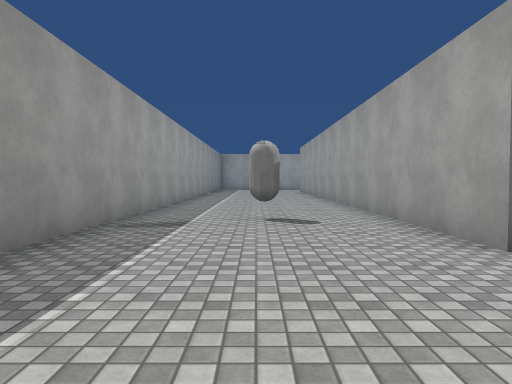
[1] (above)

24 first-person views from a walk through a scene from a Unity 3-D project. The camera is 1.3 m above the floor, tilts 2° down and sees 70° across. The floor is counted in squares, 2 m on a side. Each view is taken from the middle of a square. On the plan, view 1 faces up. The plan holds only what a view shows up to about 11 squares ahead; the rest is blank. The player character is not drawn. Surface patterns are stand-ins for the level's own textures.

[2]
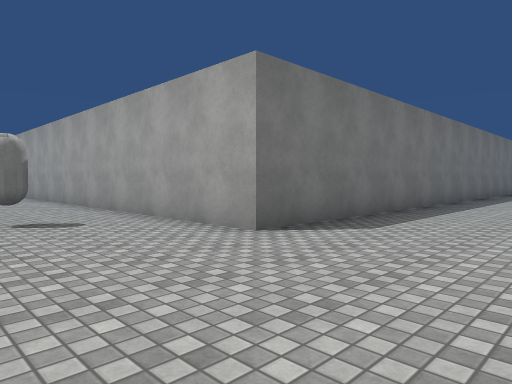

[3]
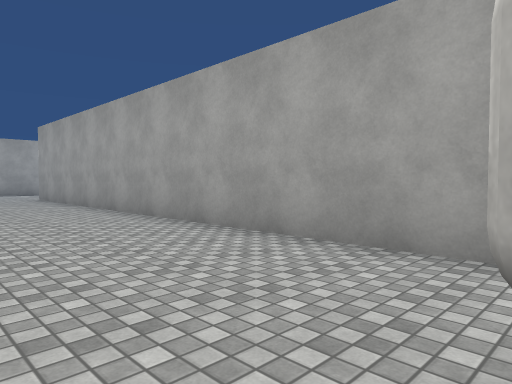

[4]
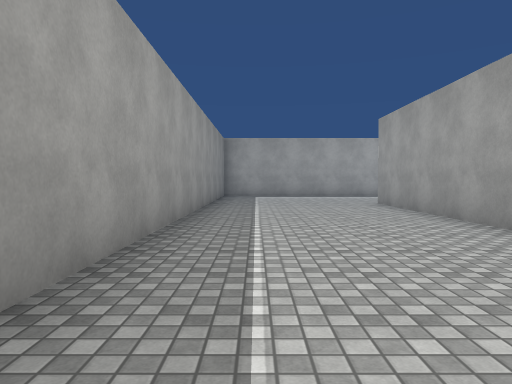

[5]
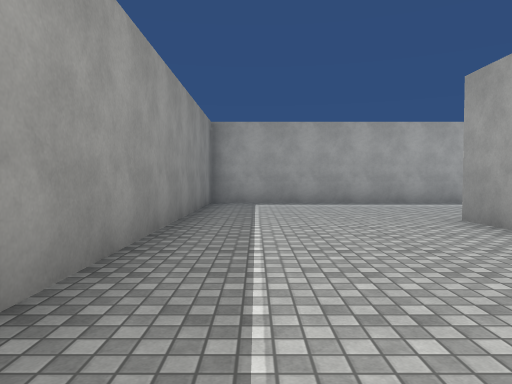

[6]
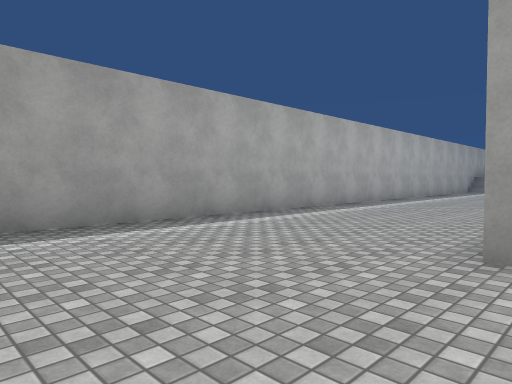

[7]
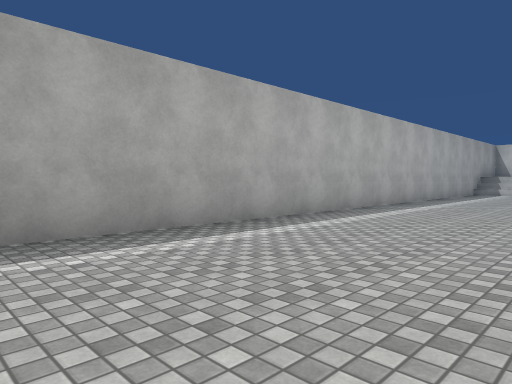

[8]
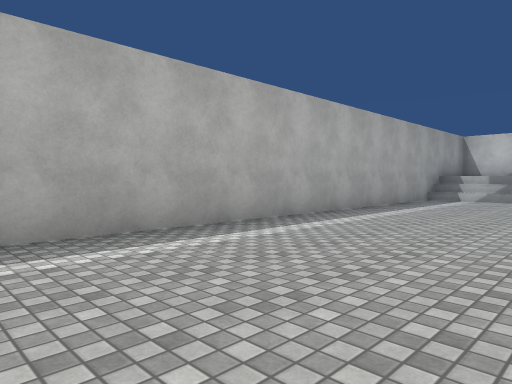

[9]
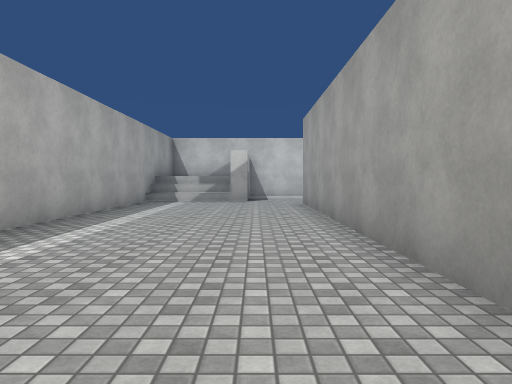

[10]
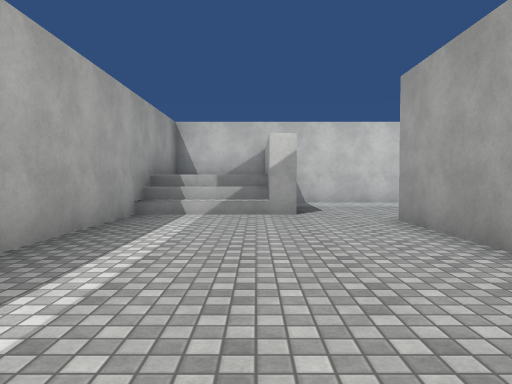

[11]
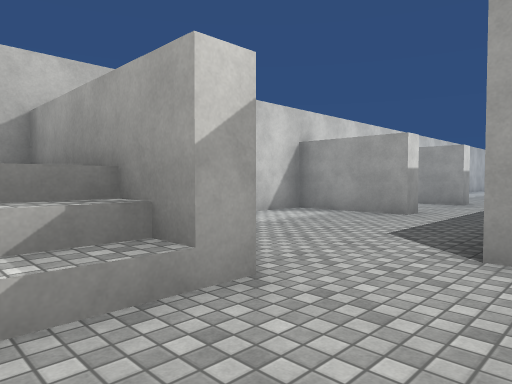

[12]
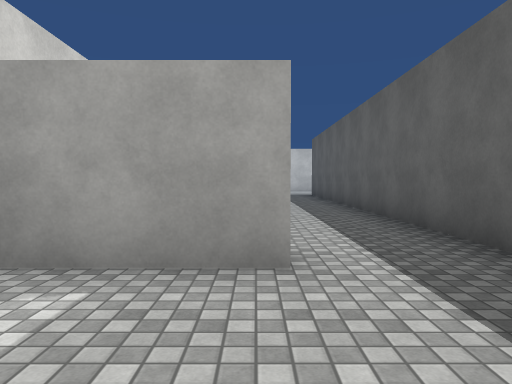

[13]
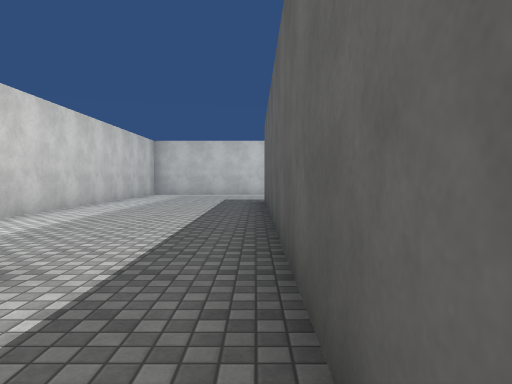

[14]
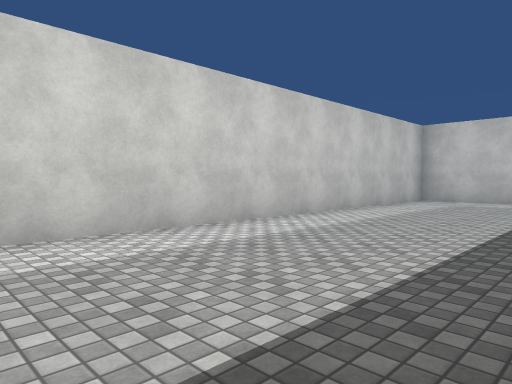

[15]
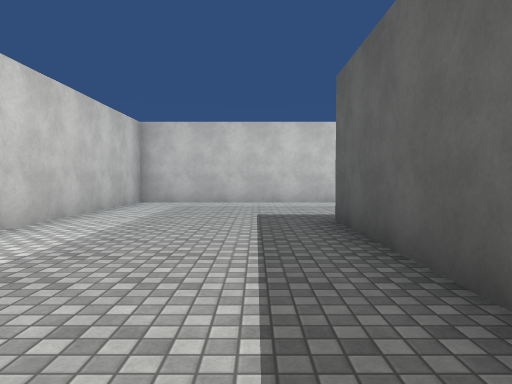

[16]
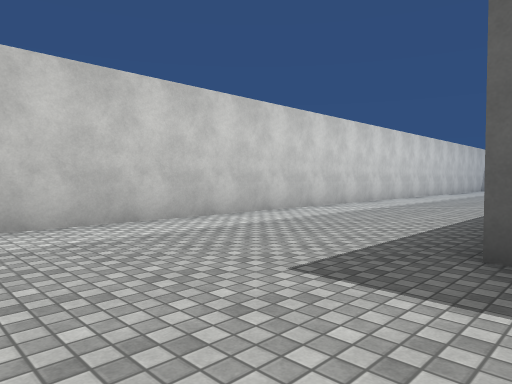

[17]
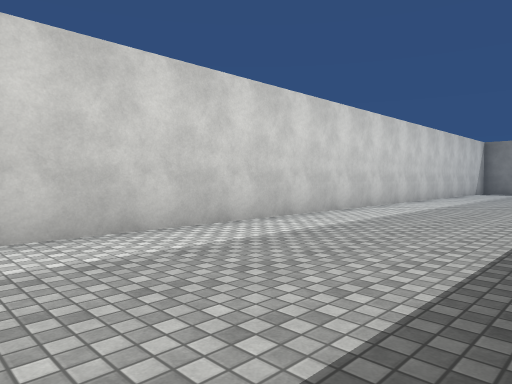

[18]
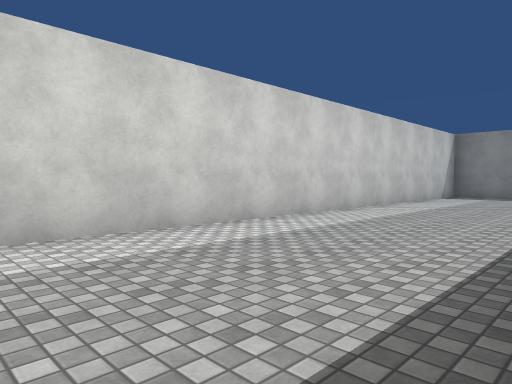

[19]
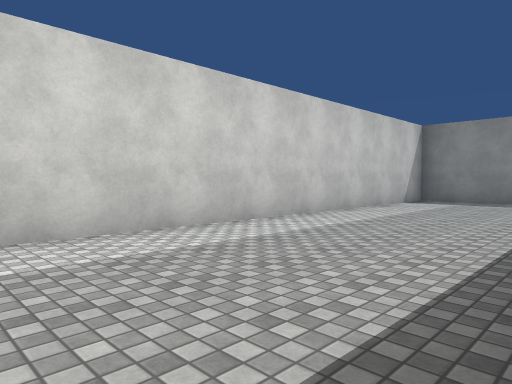

[20]
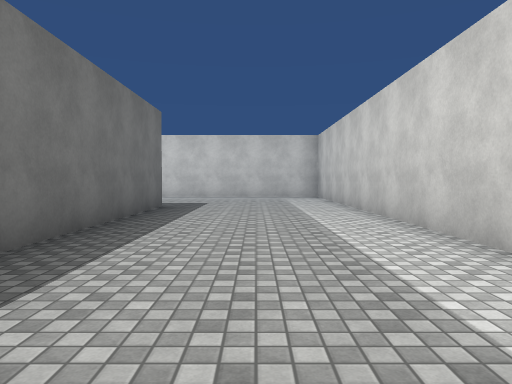

[21]
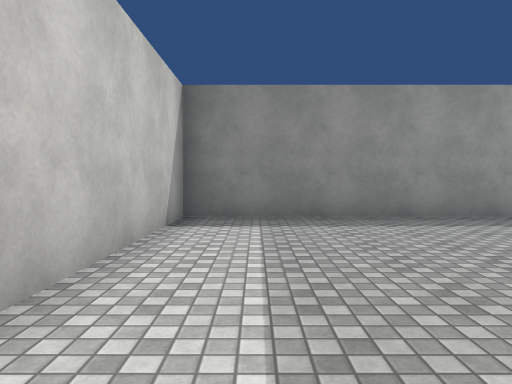

[22]
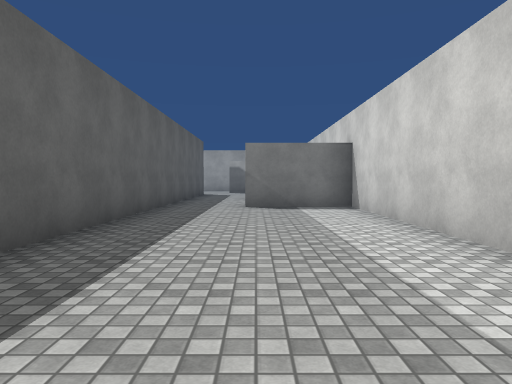

[23]
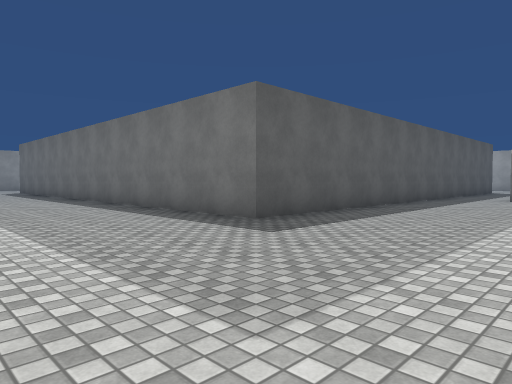

[24]
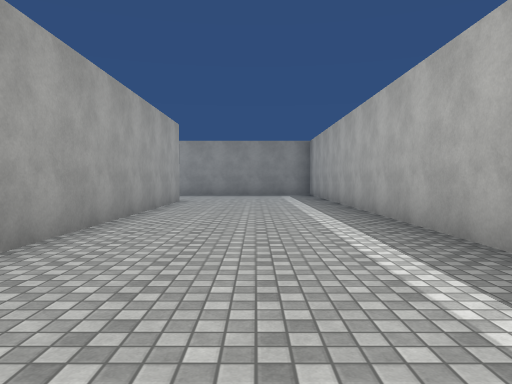

### Floor plan
Points are (right, up) in squares from view 1. A wall is a line through its corners. A room is listed if a view was taken in it or the views show most of it. See-through windows are left out.
Room 1 (views 1, 2, 3, 4, 5, 6, 7, 8, 9, 10, 11, 14, 15, 16, 17, 18, 19, 20, 21, 22, 23, 24)
walls: (17.7, 12.4) (17.7, 3.2) (2.3, 3.2) (2.3, 18.7) (17.8, 18.7); (18.7, 20.7) (22.2, 20.7) (22.2, 23.2) (-2.2, 23.2) (-2.2, -1.2) (22.2, -1.2) (22.2, 11.5) (19.7, 11.5) (19.7, 12)
ways out: opening at (17.3, 20) to room 2; opening at (18.5, 12) to room 3
objects: capsule (0, 6)
Room 2 (view 12)
walls: (18.7, 20.1) (18.7, 20.7); (19.7, 15.4) (22.2, 15.4) (22.2, 19.9)
ways out: opening at (17.3, 20) to room 1; opening at (18.5, 15) to room 3
Room 3 (view 13)
walls: (19.7, 14.8) (19.7, 15.4); (19.7, 12) (20.9, 12); (17.7, 14.9) (17.7, 12.4)
ways out: opening at (18.5, 12) to room 1; opening at (18.5, 15) to room 2

Where each view was taken, in squares from view 1:
view 1: 0 up, 0 right, facing up
view 2: 0 up, 1 left, facing up-right
view 3: 6 up, 1 left, facing up-right
view 4: 9 up, 1 left, facing up
view 5: 13 up, 1 left, facing up
view 6: 18 up, 1 left, facing up-right
view 7: 19 up, 2 right, facing up-right
view 8: 19 up, 7 right, facing up-right
view 9: 20 up, 8 right, facing right
view 10: 21 up, 12 right, facing right
view 11: 22 up, 17 right, facing down-right
view 12: 18 up, 20 right, facing down
view 13: 14 up, 18 right, facing down
view 14: 10 up, 18 right, facing down-right
view 15: 9 up, 19 right, facing down
view 16: 4 up, 21 right, facing down-left
view 17: 3 up, 16 right, facing down-left
view 18: 3 up, 12 right, facing down-left
view 19: 3 up, 9 right, facing down-left
view 20: 1 up, 9 right, facing right
view 21: 0 up, 4 right, facing left
view 22: 3 up, 20 right, facing up
view 23: 1 down, 22 right, facing up-left
view 24: 21 up, 13 right, facing left
